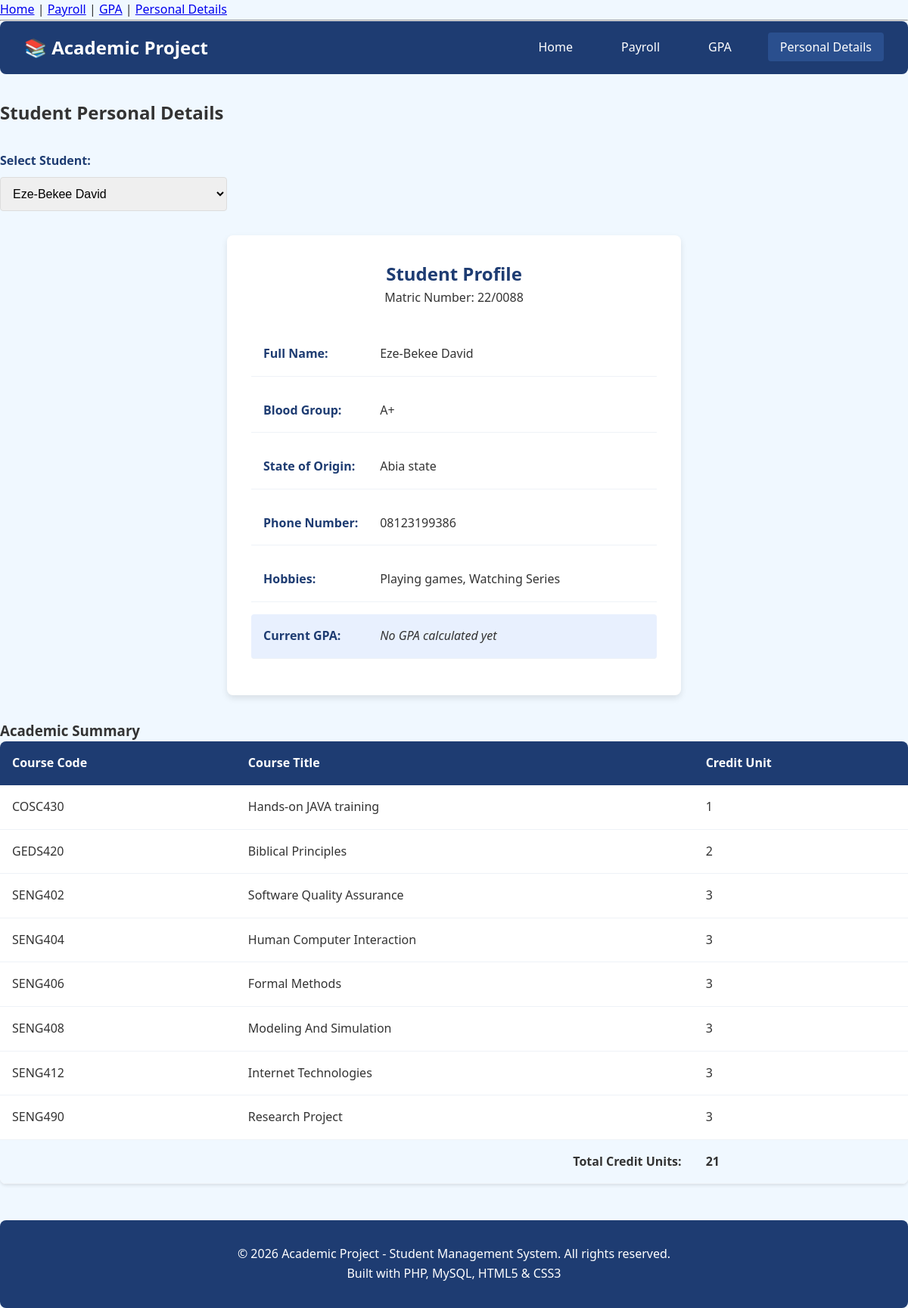
The app's page /pages/personal_details.php?student_id=9 with its own data.
### tables this page shows
CREATE TABLE students (
    id INT PRIMARY KEY AUTO_INCREMENT,
    matric_number VARCHAR(20) UNIQUE NOT NULL,
    name VARCHAR(100) NOT NULL,
    blood_group VARCHAR(5),
    state_of_origin VARCHAR(50),
    phone VARCHAR(15),
    hobbies TEXT,
    created_at TIMESTAMP DEFAULT CURRENT_TIMESTAMP
);

CREATE TABLE courses (
    id INT PRIMARY KEY AUTO_INCREMENT,
    course_code VARCHAR(10) UNIQUE NOT NULL,
    course_title VARCHAR(100) NOT NULL,
    credit_unit INT NOT NULL
);

### pages/personal_details.php (the view, shortened to what this page needs)
<?php
require_once '../config/db.php';
include '../includes/header.php';
include '../includes/navbar.php';
$students_query = "SELECT * FROM students ORDER BY name";
$students_result = mysqli_query($conn, $students_query);
$students = [];
if ($students_result) {
    while ($row = mysqli_fetch_assoc($students_result)) {
        $students[] = $row;
    }
}
$selected_student_id = isset($_GET['student_id']) ? (int)$_GET['student_id'] : null;
$student = null;
if ($selected_student_id > 0) {
    $student_stmt = mysqli_prepare($conn, "SELECT * FROM students WHERE id = ?");
    if ($student_stmt) {
        mysqli_stmt_bind_param($student_stmt, "i", $selected_student_id);
        mysqli_stmt_execute($student_stmt);
        $student_result = mysqli_stmt_get_result($student_stmt);
        $student = mysqli_fetch_assoc($student_result);
    }
}
$gpa_stmt = mysqli_prepare($conn,
    "SELECT gpa, date_created FROM gpa_records
     WHERE student_id = ?
     ORDER BY date_created DESC LIMIT 1"
);
$gpa_record = null;
if ($selected_student_id > 0 && $gpa_stmt) {
    mysqli_stmt_bind_param($gpa_stmt, "i", $selected_student_id);
    mysqli_stmt_execute($gpa_stmt);
    $gpa_result = mysqli_stmt_get_result($gpa_stmt);
    $gpa_record = mysqli_fetch_assoc($gpa_result);
}
?>
<div style="margin-bottom: 2rem;">
    <h2>Student Personal Details</h2>
    <form method="GET" action="" style="margin: 2rem 0;">
        <div class="form-group" style="max-width: 300px;">
            <label for="student_id">Select Student:</label>
            <select name="student_id" id="student_id" class="form-control" onchange="this.form.submit()">
                <?php if (!empty($students)): ?>
                    <?php foreach ($students as $s): ?>
                        <option value="<?php echo (int)$s['id']; ?>" <?php echo $s['id'] == $selected_student_id ? 'selected' : ''; ?>>
                            <?php echo htmlspecialchars($s['name']); ?>
                        </option>
                    <?php endforeach; ?>
                <?php else: ?>
                    <option value="">No students available</option>
                <?php endif; ?>
            </select>
        </div>
    </form>
    <?php if ($student): ?>
    <div class="profile-card">
        <div class="profile-header">
            <h2>Student Profile</h2>
            <p>Matric Number: <?php echo htmlspecialchars($student['matric_number']); ?></p>
        </div>
        <div class="profile-info">
            <span class="profile-label">Full Name:</span>
            <?php echo htmlspecialchars($student['name']); ?>
        </div>
        <div class="profile-info">
            <span class="profile-label">Blood Group:</span>
            <?php echo htmlspecialchars($student['blood_group'] ?: 'Not specified'); ?>
        </div>
        <div class="profile-info">
            <span class="profile-label">State of Origin:</span>
            <?php echo htmlspecialchars($student['state_of_origin'] ?: 'Not specified'); ?>
        </div>
        <div class="profile-info">
            <span class="profile-label">Phone Number:</span>
            <?php echo htmlspecialchars($student['phone'] ?: 'Not specified'); ?>
        </div>
        <div class="profile-info">
            <span class="profile-label">Hobbies:</span>
            <?php echo htmlspecialchars($student['hobbies'] ?: 'Not specified'); ?>
        </div>
        <div class="profile-info" style="background: #e8f0fe; border-radius: 4px;">
            <span class="profile-label">Current GPA:</span>
            <?php if ($gpa_record): ?>
                <strong><?php echo number_format($gpa_record['gpa'], 2); ?></strong>
                <small>(as of <?php echo date('Y-m-d', strtotime($gpa_record['date_created'])); ?>)</small>
            <?php else: ?>
                <em>No GPA calculated yet</em>
            <?php endif; ?>
        </div>
    </div>
    <div style="margin-top: 2rem;">
        <h3>Academic Summary</h3>
        <table class="table">
            <thead>
                <tr>
                    <th>Course Code</th>
                    <th>Course Title</th>
                    <th>Credit Unit</th>
                </tr>
            </thead>
            <tbody>
                <?php
                $total_credits = 0;
                if ($selected_student_id > 0) {
                    $courses_stmt = mysqli_prepare($conn,
                        "SELECT c.course_code, c.course_title, c.credit_unit
                         FROM courses c
                         JOIN student_courses sc ON c.id = sc.course_id
                         WHERE sc.student_id = ?
                         ORDER BY c.course_code"
                    );
                    if ($courses_stmt) {
                        mysqli_stmt_bind_param($courses_stmt, "i", $selected_student_id);
                        mysqli_stmt_execute($courses_stmt);
                        $courses_result = mysqli_stmt_get_result($courses_stmt);
                        while ($course = mysqli_fetch_assoc($courses_result)) {
                            echo "<tr>";
                            echo "<td>" . htmlspecialchars($course['course_code']) . "</td>";
                            echo "<td>" . htmlspecialchars($course['course_title']) . "</td>";
                            echo "<td>" . htmlspecialchars($course['credit_unit']) . "</td>";
                            echo "</tr>";
                            $total_credits += $course['credit_unit'];
                        }
                    }
                }
                ?>
                <tr style="font-weight: bold; background: #f0f8ff;">
                    <td colspan="2" style="text-align: right;">Total Credit Units:</td>
                    <td><?php echo $total_credits; ?></td>
                </tr>
            </tbody>
        </table>
    </div>
    <?php else: ?>
        <div class="alert alert-error">Student not found.</div>
    <?php endif; ?>
</div>
<?php
include '../includes/footer.php';
?>

### assets/css/style.css (style rules this page uses)
* { margin: 0; padding: 0; box-sizing: border-box; }
body { font-family: 'Segoe UI', Tahoma, Geneva, Verdana, sans-serif; background-color: #f0f8ff; color: #333; line-height: 1.6; }
.form-group { margin-bottom: 1.5rem; }
.form-group label { display: block; margin-bottom: 0.5rem; font-weight: bold; color: #1e3c72; }
.form-control { width: 100%; padding: 0.75rem; border: 1px solid #ddd; border-radius: 4px; font-size: 1rem; }
.table { width: 100%; border-collapse: collapse; background: white; border-radius: 8px; overflow: hidden; box-shadow: 0 2px 4px rgba(0, 0, 0, 0.1); }
.table th { background-color: #1e3c72; color: white; padding: 1rem; text-align: left; }
.table td { padding: 1rem; border-bottom: 1px solid #eef2f7; }
.profile-card { background: white; border-radius: 8px; padding: 2rem; box-shadow: 0 4px 8px rgba(0, 0, 0, 0.1); max-width: 600px; margin: 0 auto; }
.profile-header { text-align: center; margin-bottom: 2rem; }
.profile-header h2 { color: #1e3c72; }
.profile-info { margin-bottom: 1rem; padding: 1rem; border-bottom: 1px solid #eef2f7; }
.profile-label { font-weight: bold; color: #1e3c72; display: inline-block; width: 150px; }

### records on screen
students: matric_number "22/0088", name "Eze-Bekee David", blood_group "A+", state_of_origin "Abia state", phone "08123199386", hobbies "Playing games, Watching Series"
courses: course_code "COSC430", course_title "Hands-on JAVA training", credit_unit "1"
courses: course_code "GEDS420", course_title "Biblical Principles", credit_unit "2"
courses: course_code "SENG402", course_title "Software Quality Assurance", credit_unit "3"
courses: course_code "SENG404", course_title "Human Computer Interaction", credit_unit "3"
courses: course_code "SENG406", course_title "Formal Methods", credit_unit "3"
courses: course_code "SENG408", course_title "Modeling And Simulation", credit_unit "3"
courses: course_code "SENG412", course_title "Internet Technologies", credit_unit "3"
courses: course_code "SENG490", course_title "Research Project", credit_unit "3"

### other values on screen
$total_credits "21"
form field student_id "Eze-Bekee David"
